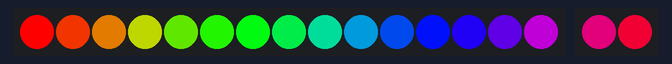
This program was run on a simulated Arduino Pro Mini, built with avr-gcc and run on an emulated ATmega328P. Shown: 15 RGB LEDs in strip order, left to right, 2 RGB LEDs in strip order, left to right. Dim RGB values are drawn brighter than linear; the strip is taken to match the declared colour order.

Above: at 0.15 s.
At 9.77 s:
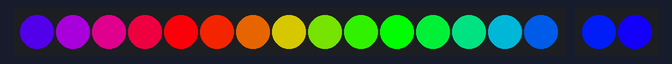
At 19.7 s:
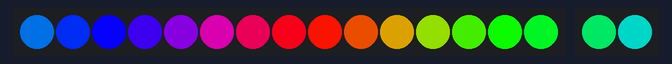
At 39.56 s:
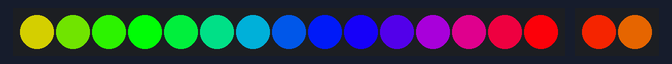
Timing chart, 0 to 40.0 s (numbered marks = the images above):
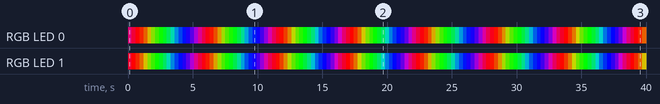

The program:

main.cpp
```cpp
#include <Arduino.h>
#include <Adafruit_NeoPixel.h>
#ifdef __AVR__
    #include <avr/power.h>
#endif

#define N 15

uint32_t Wheel(byte WheelPos);

// Parameter 1 = number of pixels in strip
// Parameter 2 = Arduino pin number (most are valid)
// Parameter 3 = pixel type flags, add together as needed:
//   NEO_KHZ800  800 KHz bitstream (most NeoPixel products w/WS2812 LEDs)
//   NEO_KHZ400  400 KHz (classic 'v1' (not v2) FLORA pixels, WS2811 drivers)
//   NEO_GRB     Pixels are wired for GRB bitstream (most NeoPixel products)
//   NEO_RGB     Pixels are wired for RGB bitstream (v1 FLORA pixels, not v2)
//   NEO_RGBW    Pixels are wired for RGBW bitstream (NeoPixel RGBW products)
Adafruit_NeoPixel strip_1 = Adafruit_NeoPixel(N, 6, NEO_GRB + NEO_KHZ800);
Adafruit_NeoPixel strip_2 = Adafruit_NeoPixel(2, 5, NEO_RGB + NEO_KHZ800);

void setup() {
    strip_1.begin();
    strip_2.begin();
}

void loop() {
    uint16_t i, j;

    for(j = 0; j < 256; j++) { // 5 cycles of all colors on wheel
        for(i = 0; i < strip_1.numPixels(); i++) {
            strip_1.setPixelColor(i, Wheel(((i * 256 / (strip_1.numPixels() + strip_2.numPixels())) + j) & 255));
        }

        for(i = strip_1.numPixels(); i < strip_1.numPixels() + strip_2.numPixels(); i++) {
            strip_2.setPixelColor(i - strip_1.numPixels(), Wheel(((i * 256 / (strip_1.numPixels() + strip_2.numPixels())) + j) & 255));
        }

        strip_1.show();
        strip_2.show();

        delay(20);
    }
}

uint32_t Wheel(byte WheelPos) {
  WheelPos = 255 - WheelPos;
  if(WheelPos < 85) {
    return strip_1.Color(255 - WheelPos * 3, 0, WheelPos * 3);
  }
  if(WheelPos < 170) {
    WheelPos -= 85;
    return strip_1.Color(0, WheelPos * 3, 255 - WheelPos * 3);
  }
  WheelPos -= 170;
  return strip_1.Color(WheelPos * 3, 255 - WheelPos * 3, 0);
}
```

Measured:
- by itself, RGB LED 0: off → RGB(165, 0, 90) at 0.00 s, → RGB(207, 0, 48) 0.30 s later, → RGB(249, 0, 6) 0.30 s later, → RGB(222, 33, 0) 0.30 s later, … (133 changes in this stretch)
- by itself, RGB LED 1: off → RGB(210, 0, 45) at 0.00 s, → RGB(252, 0, 3) 0.30 s later, → RGB(219, 36, 0) 0.30 s later, → RGB(177, 78, 0) 0.30 s later, … (133 changes in this stretch)
